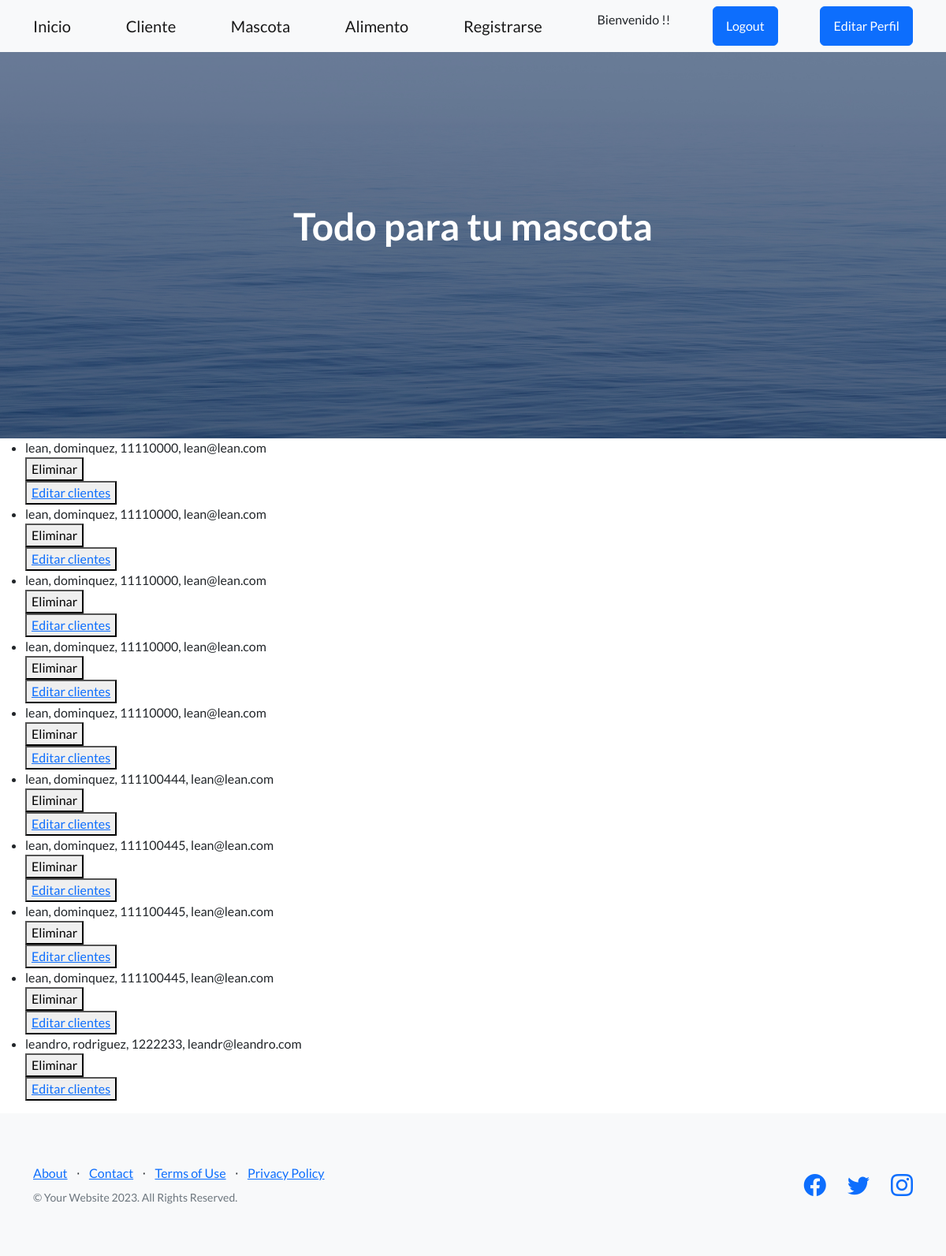
Before: /app-pet/lista-cliente/ (signed in) with the older database file.
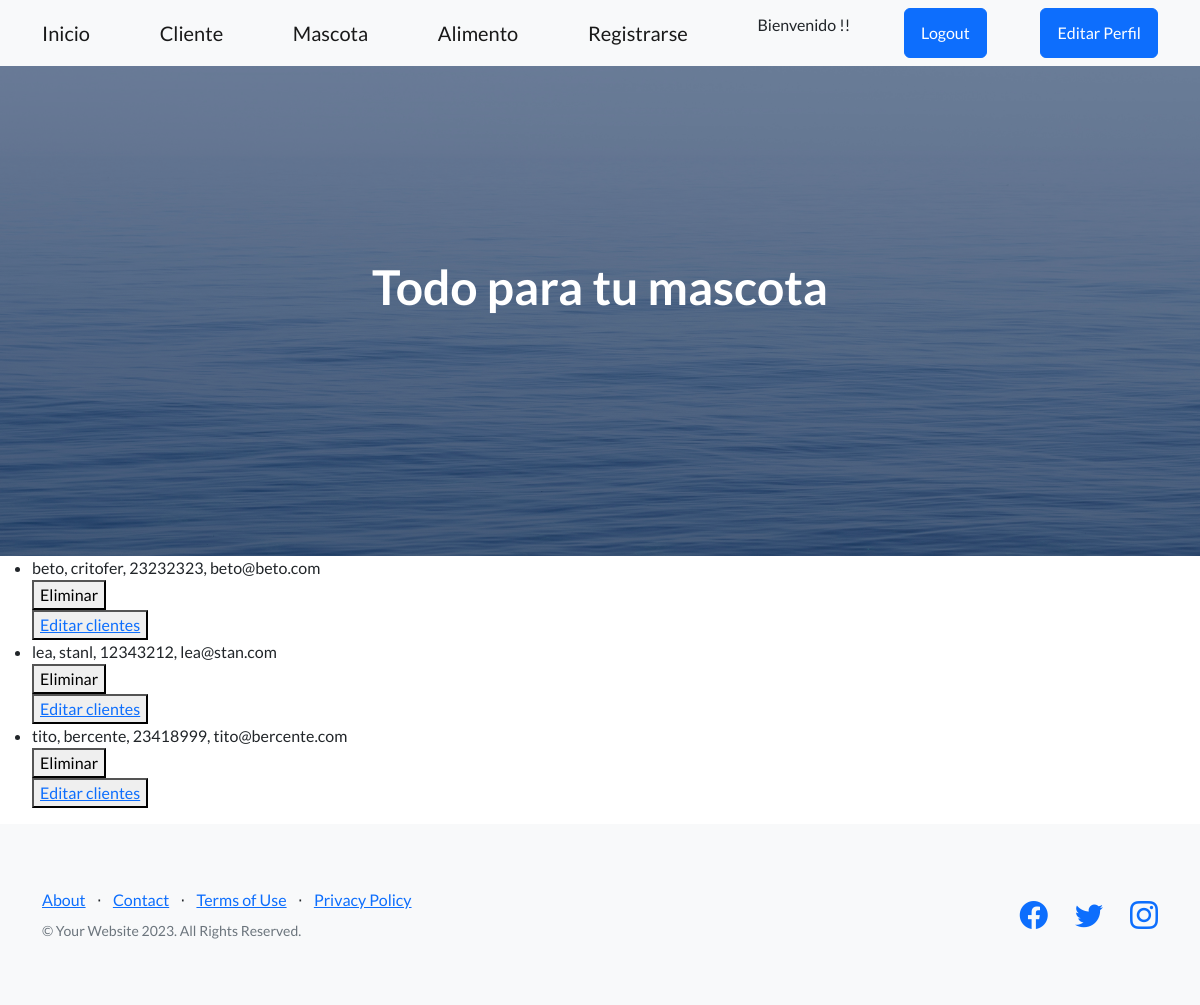
After: the same page with the newer database file.
### App_Pet/models.py (models this page shows)
class Cliente(models.Model):
    nombre = models.CharField(max_length=30)
    apellido = models.CharField(max_length=30)
    movil = models.IntegerField()
    email = models.EmailField(null=True)
    def __str__(self):
        return  f'{self.nombre}, {self.apellido}, {self.movil}, {self.email}'
    class Meta():
        ordering = ('nombre', 'movil')

### App_Pet/views.py (the view)
# urls.py: path('lista-cliente/', lista_cliente, name= 'ListaCliente'),
@staff_member_required(login_url='/app-pet/login')
def lista_cliente(request):
    clientes = Cliente.objects.all()
    return render(request, "lista_cliente.html", {"clientes": clientes})

### App_Pet/templates/lista_cliente.html (shortened to what this page needs)
{% extends 'base.html' %}
{% block contenidoQueCambia %}
    <ul>
        {% for cliente in clientes %}
            <li>{{cliente}} </li>
            <div>
                <form action="{% url 'EliminaCliente' cliente.id %}" method="post">{% csrf_token %}
                    <button type="submit">Eliminar</button>
                </form>
                <button>
                    <a href="{% url 'EditarCliente' cliente.id %}">Editar clientes</a>
                </button>
            </div>
        {% endfor %}
    </ul>
{% endblock contenidoQueCambia %}

Changed rows visible on the page:
removed Cliente: nombre+apellido+movil "lean, dominquez, 11110000, lean@lean.com"
removed Cliente: nombre+apellido+movil "lean, dominquez, 11110000, lean@lean.com"
removed Cliente: nombre+apellido+movil "lean, dominquez, 11110000, lean@lean.com"
removed Cliente: nombre+apellido+movil "lean, dominquez, 11110000, lean@lean.com"
removed Cliente: nombre+apellido+movil "lean, dominquez, 11110000, lean@lean.com"
removed Cliente: nombre+apellido+movil "lean, dominquez, 111100444, lean@lean.com"
removed Cliente: nombre+apellido+movil "lean, dominquez, 111100445, lean@lean.com"
removed Cliente: nombre+apellido+movil "lean, dominquez, 111100445, lean@lean.com"
removed Cliente: nombre+apellido+movil "lean, dominquez, 111100445, lean@lean.com"
removed Cliente: nombre+apellido+movil "leandro, rodriguez, 1222233, leandr@leandro.com"
added Cliente: nombre+apellido+movil "beto, critofer, 23232323, beto@beto.com"
added Cliente: nombre+apellido+movil "lea, stanl, 12343212, lea@stan.com"
added Cliente: nombre+apellido+movil "tito, bercente, 23418999, tito@bercente.com"
